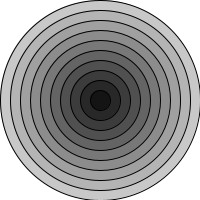
Frame 1 (no input)
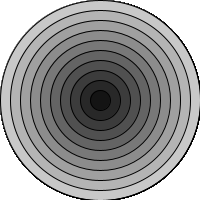
Frame 60 (the mouse pressed at the canvas centre just before this capture)
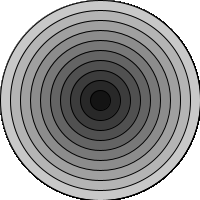
Frame 120 (the mouse held since frame 60 and released just before this capture)

The Processing sketch that drew these frames (run headless with seeded random() and noise(); from frame 60 on, the mouse is pressed at the canvas centre):

// Processing sketch: for_circles
// ── for_circles.pde
void setup() {
  size(200,200);
  background(255);
}

void draw() {
  for(int y = 200; y > 0; y = y -20) {
    stroke(0);
    fill(y);
    ellipse(100,100,y,y);
  }
}
